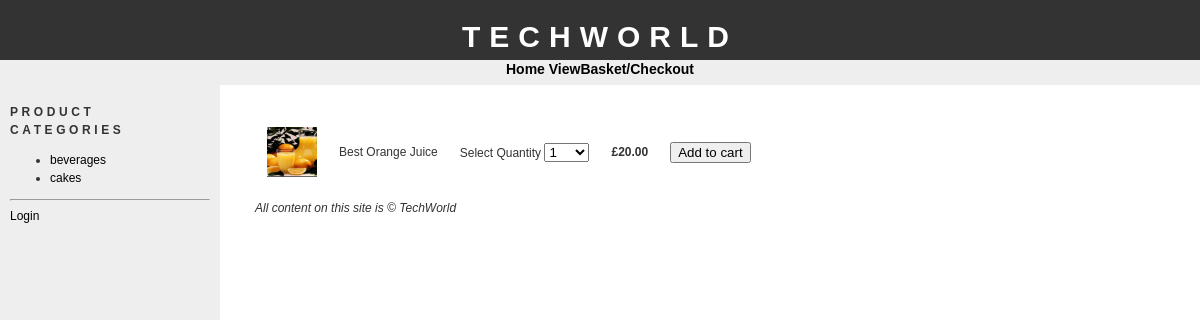
Screenshot of /addtobasket.php?id=2 with the database file from the repository.
### tables this page shows
CREATE TABLE IF NOT EXISTS `categories` (
  `id` tinyint(4) NOT NULL AUTO_INCREMENT,
  `name` varchar(100) NOT NULL,
  PRIMARY KEY (`id`)
);

CREATE TABLE IF NOT EXISTS `products` (
  `id` int(11) NOT NULL AUTO_INCREMENT,
  `cat_id` tinyint(4) NOT NULL,
  `name` varchar(150) NOT NULL,
  `description` text NOT NULL,
  `image` varchar(30) NOT NULL,
  `price` float NOT NULL,
  PRIMARY KEY (`id`)
);

### connection.php (called while the page is built, shortened)
<?php
$config_basedir = "http://localhost/cart/";

### addtobasket.php (the view, shortened to what this page needs)
<?php
require("connection.php");
require("functions.php");
$prodsql = "SELECT * FROM products WHERE id = " . $_GET['id'] . ";";
$prodres = mysqli_query($conn,$prodsql);
$numrows = mysqli_num_rows($prodres);
$prodrow = mysqli_fetch_assoc($prodres);
if($numrows == 0)
{
header("Location: " . $config_basedir);
}
else
{
if(isset($_POST['submit']))
{
if(isset($_SESSION['SESS_ORDERNUM']))
{
$itemsql = "INSERT INTO orderitems(order_id,product_id, quantity) VALUES(". $_SESSION['SESS_ORDERNUM'] . ", ". $_GET['id'] . ", ". $_POST['amountBox'] . ")";
mysqli_query($conn,$itemsql) or die(mysql_error());
}
else
{
if(isset($_SESSION['SESS_LOGGEDIN']))
{
$sql = "INSERT INTO orders(customer_id,registered, date) VALUES(". $_SESSION['SESS_USERID'] . ", 1, NOW())";
mysqli_query($conn,$sql) or die(mysql_error());
$_SESSION['SESS_ORDERNUM'] = mysql_insert_id();
$itemsql = "INSERT INTO orderitems(order_id, product_id, quantity) VALUES(". $_SESSION['SESS_ORDERNUM']. ", " . $_GET['id'] . ", ". $_POST['amountBox'] . ")";
mysqli_query($conn,$itemsql) or die(mysql_error());
}
else
{
$sql = "INSERT INTO orders(registered,date, session) VALUES(". "0, NOW(), '" . session_id() . "')";
mysqli_query($conn,$sql) or die(mysql_error());
$_SESSION['SESS_ORDERNUM'] = mysql_insert_id();
$itemsql = "INSERT INTO orderitems(order_id, product_id, quantity) VALUES(". $_SESSION['SESS_ORDERNUM'] . ", " . $_GET['id'] . ", ". $_POST['amountBox'] . ")";
mysqli_query($conn,$itemsql) or die(mysql_error());
}
}
$totalprice = $prodrow['price'] * $_POST['amountBox'] ;
$updsql = "UPDATE orders SET total = total + ". $totalprice . " WHERE id = ". $_SESSION['SESS_ORDERNUM'] . ";";
mysqli_query($conn,$updsql) or die(mysql_error());
header("Location: " . $config_basedir . "showcart.php");
}
else
{
require("header.php");
echo "<form action='addtobasket.php?id=". $_GET['id'] . "' method='POST'>";
echo "<table cellpadding='10'>";
echo "<tr>";
if(empty($prodrow['image'])) {
echo "<td><imgsrc='productimages/dummy.jpg' width='50' alt='". $prodrow['name'] . "'></td>";
}
else {
echo "<td>
<img src='productimages/" . $prodrow['image']. "' width='50' alt='" . $prodrow['name']. "'></td>";
}
echo "<td>" . $prodrow['name'] . "</td>";
echo "<td>Select Quantity <select name='amountBox'>";
for($i=1;$i<=100;$i++)
{
echo "<option>" . $i . "</option>";
}
echo "</select></td>";
echo "<td><strong>&pound;". sprintf('%.2f', $prodrow['price']) . "</strong></td>";
echo "<td><input type='submit' name='submit' value='Add to cart'></td>";
echo "</tr>";
echo "</table>";
echo "</form>";
}
}
require("footer.php");
?>

### bar.php
<h1>Product Categories</h1>
<ul>
<?php
require("connection.php");
$sql = "SELECT * FROM categories;";
$result = mysqli_query($conn,$sql);
while($row = mysqli_fetch_assoc($result))
{
echo "<li><a href='" . $config_basedir. "products.php?id=" . $row['id'] . "'>". $row['name'] . "</a></li>";
}
?>
</ul>

### css/stylesheet.css (style rules this page uses)
body { font-family: "trebuchet ms", verdana, sans-serif; font-size: 12px; line-height: 1.5em; color: #333; background: #ffffff; margin: 0; padding: 0; text-align: center; width: 100%; }
a:link { text-decoration: none; color: #000; }
img { border: 0; }
#bar h1 { font-size: 12px; text-transform: uppercase; letter-spacing: 0.3em; }

### rows the page displays
categories: name "beverages"
categories: name "cakes"
products: image (picture), name "Best Orange Juice", price "20.00"

### other values shown
$config_sitename "TECHWORLD"
$config_sitename "TechWorld"
form field amountBox "1"
